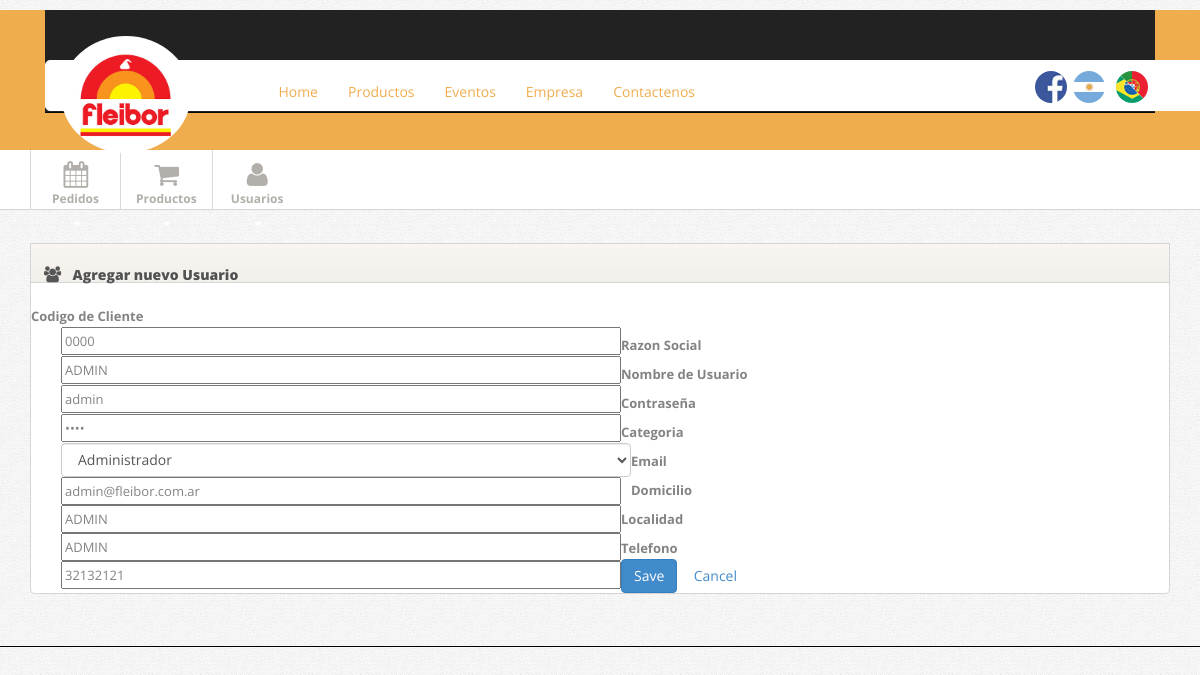
Screenshot of /admin/usuario-ver.php?usuario=351 (signed in) with the database file from the repository.
### tables this page shows
CREATE TABLE IF NOT EXISTS `usuarios` (
  `id` int(11) NOT NULL AUTO_INCREMENT,
  `codigo` varchar(10) NOT NULL,
  `categoria` tinyint(4) NOT NULL,
  `nombre` varchar(150) NOT NULL,
  `domicilio` varchar(250) NOT NULL,
  `localidad` varchar(250) NOT NULL,
  `telefono` varchar(50) NOT NULL,
  `mail` varchar(150) NOT NULL,
  `user` varchar(100) NOT NULL,
  `pass` varchar(250) NOT NULL,
  PRIMARY KEY (`id`)
);

### admin/class/User.class.php (called while the page is built, shortened)
<?php
class User
{
    public function getUsuario($id)
    {
        $mysqli = DataBase::connex();
        $query = '
			SELECT
                *
            FROM
                usuarios
            WHERE
              usuarios.id = ' . $mysqli->real_escape_string($id)
		;
        $result = $mysqli->query($query);
        if($result->num_rows == 1){
            return $result->fetch_assoc();
        }else{
            header("Location: usuario-lista.php");
        }
    }
    public function getCategorias()
    {
        $mysqli = DataBase::connex();
        $query = '
			SELECT
                *
            FROM
                categorias
		';
        $result = $mysqli->query($query);
        if($result->num_rows > 0){
            while ($row = $result->fetch_assoc()){
                $categorias[] = $row;
            }
            return $categorias;
        }else{
            return false;
        }
    }
}
?>

### admin/usuario-ver.php (the view, shortened to what this page needs)
<?php
$user = new User();
$categorias = $user->getCategorias();
if(isset($_GET['usuario'])){
    $myUser = $user->getUsuario($_GET['usuario']);
}
?>
<!DOCTYPE html>
<html lang="es">
<head>
    <?php include("includes/style.php"); ?>
</head>
<body>
<?php include("includes/header.php"); ?>
<?php include("includes/menu-admin.php"); ?>
<div class="main">
    <div class="container">
        <div class="widget widget-table action-table">
            <div class="widget-header"> <i class="icon-group"></i>
                <h3>Agregar nuevo Usuario</h3>
            </div>
            <div class="widget-content" style="padding-top: 15px;">
                <form id="edit-profile" class="form-horizontal" method="POST">
                    <div class="control-group">
                        <label class="control-label" for="firstname">Codigo de Cliente</label>
                        <div class="controls">
                            <input type="text" class="span6" id="codigo" name="codigo" value="<?php echo $myUser['codigo'];?>">
                        </div>
                    </div>
                    <div class="control-group">
                        <label class="control-label" for="firstname">Razon Social</label>
                        <div class="controls">
                            <input type="text" class="span6" id="razon_social" name="razon_social" value="<?php echo $myUser['nombre'];?>">
                        </div>
                    </div>
                    <div class="control-group">
                        <label class="control-label" for="firstname">Nombre de Usuario</label>
                        <div class="controls">
                            <input type="text" class="span6" id="usuario" name="usuario" value="<?php echo $myUser['user'];?>">
                        </div>
                    </div>
                    <div class="control-group">
                        <label class="control-label" for="password1">Contraseña</label>
                        <div class="controls">
                            <input type="password" class="span6" id="pass" name="pass" value="<?php echo $myUser['codigo'];?>">
                        </div>
                    </div>
                    <div class="control-group">
                        <label class="control-label" for="lastname">Categoria</label>
                        <div class="controls">
                            <select class='form-control span6' name="categoria">
                                <?php
                                    foreach($categorias as $categoria){
                                        $slc = '';
                                        if(isset($myUser["categoria"]) && $categoria['id'] == $myUser["categoria"]){
                                            $slc = 'selected';
                                        }
                                        echo '<option value="' . $categoria['id'] . '" ' . $slc . '>' . ucfirst($categoria['nombre']) . '</option>';
                                    }
                                ?>
                            </select>
                        </div>
                    </div>
                    <div class="control-group">
                        <label class="control-label" for="email">Email</label>
                        <div class="controls">
                            <input type="email" class="span6" id="email" name="email" value="<?php echo $myUser['mail'];?>">
                        </div>
                    </div>
                    <div class="control-group">
                        <label class="control-label" for="firstname">Domicilio</label>
                        <div class="controls">
                            <input type="text" class="span6" id="domicilio" name="domicilio" value="<?php echo $myUser['domicilio'];?>">
                        </div>
                    </div>
                    <div class="control-group">
                        <label class="control-label" for="firstname">Localidad</label>
                        <div class="controls">
                            <input type="text" class="span6" id="localidad" name="localidad" value="<?php echo $myUser['localidad'];?>">
                        </div>
                    </div>
                    <div class="control-group">
                        <label class="control-label" for="firstname">Telefono</label>
                        <div class="controls">
                            <input type="text" class="span6" id="telefono" name="telefono" value="<?php echo $myUser['telefono'];?>">
                        </div>
                    </div>
                    <div class="form-actions">
                    <button type="submit" class="btn btn-primary">Save</button>
                        <a href="usuario-lista.php" class="btn">Cancel</a>
                    </div>
                </form>
            </div>
        </div>
    </div>
</div>
</body>
</html>

### admin/css/style.css (style rules this page uses)
body { background: #f9f6f1; font: 13px/1.7em 'Open Sans'; }
input, button, select, textarea { font-family: 'Open Sans'; }
.main { padding-bottom: 2em; border-bottom: 1px solid #000; }
.widget { position: relative; clear: both; width: auto; margin-bottom: 2em; overflow: hidden; }
.widget-header { position: relative; height: 40px; line-height: 40px; background: #f9f6f1; background:-moz-linear-gradient(top, #f9f6f1 0%, #f2efea 100%); background:-webkit-gradient(linear, left top, left bottom, color-stop(0%,#f9f6f1), color-stop(100%,#f2efea)); background:-webkit-linear-gradient(top, #f9f6f1 0%,#f2efea 100%); background:-o-linear-gradient(top, #f9f6f1 0%,#f2efea 100%); background:-ms-linear-gradient(top, #f9f6f1 0%,#f2efea 100%); background:linear-gradient(top, #f9f6f1 0%,#f2efea 100%); filter: progid:DXImageTransform.Microsoft.gradient(startColorstr='#f9f6f1', endColorstr='#f2efea'); -ms-filter: "progid:DXImageTransform.Microsoft.gradient(startColorstr='#f9f6f1', endColorstr='#f2efea')"; border: 1px solid #d6d6d6; -webkit-background-clip: padding-box; }
.widget-header h3 { position: relative; top: 2px; left: 10px; display: inline-block; margin-right: 3em; font-size: 14px; font-weight: 800; color: #525252; line-height: 18px; text-shadow: 1px 1px 2px rgba(255,255,255,.5); }
.widget-header [class^="icon-"], .widget-header [class*=" icon-"] { display: inline-block; margin-left: 13px; margin-right: -2px; font-size: 16px; color: #555; vertical-align: middle; }
.widget-content { padding: 20px 15px 15px; background: #FFF; border: 1px solid #D5D5D5; -moz-border-radius: 5px; -webkit-border-radius: 5px; border-radius: 5px; }
.widget-header+.widget-content { border-top: none; -webkit-border-top-left-radius: 0; -webkit-border-top-right-radius: 0; -moz-border-radius-topleft: 0; -moz-border-radius-topright: 0; border-top-left-radius: 0; border-top-right-radius: 0; }
.widget-content:before, .widget-content:after { content:""; display:table; }
.widget-content:after { clear:both; }
.widget-content { zoom:1; }
.widget-table .widget-content { padding: 0; }

### libs/template-admin/css/pages/signin.css (style rules this page uses)
body { background: url(../../img/body-bg.png); color:#838383; font: 13px/1.7em 'Open Sans'; }

### rows the page displays
usuarios: codigo "0000", razon_social "ADMIN", usuario "admin", email "admin@fleibor.com.ar", domicilio "ADMIN", localidad "ADMIN", telefono "32132121"

### other values shown
form field categoria "Administrador"
